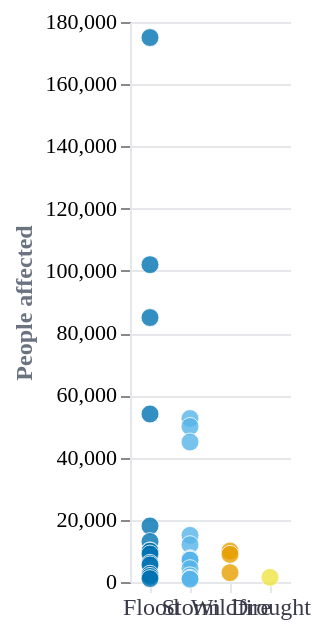

This figure's Vega-Lite source:
### Vega-Lite specification from a JSON file in a GitHub repository (floating-point values rounded to 4 significant figures)
{"$schema": "https://vega.github.io/schema/vega-lite/v5.json", "description": "Strip plot of people affected per disaster event", "width": "container", "height": 280, "data": {"values": [{"disaster_type": "Flood", "year": 2010, "total_affected": 175000, "label": "2010 QLD floods"}, {"disaster_type": "Flood", "year": 2022, "total_affected": 102000, "label": "2022 QLD/NSW floods"}, {"disaster_type": "Flood", "year": 2022, "total_affected": 85000, "label": "2022 floods"}, {"disaster_type": "Flood", "year": 2022, "total_affected": 54000, "label": "2022 floods"}, {"disaster_type": "Storm", "year": 2014, "total_affected": 52539, "label": "2014 storm"}, {"disaster_type": "Storm", "year": 2025, "total_affected": 50000, "label": "2025 storm"}, {"disaster_type": "Storm", "year": 2017, "total_affected": 45000, "label": "TC Debbie"}, {"disaster_type": "Flood", "year": 2021, "total_affected": 18000, "label": "2021 flood"}, {"disaster_type": "Storm", "year": 2009, "total_affected": 15000, "label": "2009 storm"}, {"disaster_type": "Flood", "year": 2012, "total_affected": 13000, "label": "2012 flood"}, {"disaster_type": "Storm", "year": 2008, "total_affected": 12000, "label": "2008 storm"}, {"disaster_type": "Flood", "year": 2010, "total_affected": 10000, "label": "2010 flood"}, {"disaster_type": "Wildfire", "year": 2009, "total_affected": 9954, "label": "Black Saturday"}, {"disaster_type": "Flood", "year": 2019, "total_affected": 9900, "label": "2019 flood"}, {"disaster_type": "Flood", "year": 2009, "total_affected": 9000, "label": "2009 flood"}, {"disaster_type": "Wildfire", "year": 2019, "total_affected": 8883, "label": "Currowan fire"}, {"disaster_type": "Storm", "year": 2013, "total_affected": 7500, "label": "Ex-TC Oswald"}, {"disaster_type": "Storm", "year": 2011, "total_affected": 7300, "label": "TC Yasi"}, {"disaster_type": "Storm", "year": 2006, "total_affected": 7030, "label": "TC Larry"}, {"disaster_type": "Flood", "year": 2022, "total_affected": 6012, "label": "2022 flood"}, {"disaster_type": "Flood", "year": 2021, "total_affected": 5500, "label": "2021 flood"}, {"disaster_type": "Storm", "year": 2020, "total_affected": 4300, "label": "2020 storm"}, {"disaster_type": "Wildfire", "year": 2006, "total_affected": 3000, "label": "2006 wildfire"}, {"disaster_type": "Flood", "year": 2015, "total_affected": 2500, "label": "2015 flood"}, {"disaster_type": "Storm", "year": 2015, "total_affected": 2000, "label": "2015 storm"}, {"disaster_type": "Flood", "year": 2023, "total_affected": 1800, "label": "2023 flood"}, {"disaster_type": "Drought", "year": 2002, "total_affected": 1500, "label": "2002 drought"}, {"disaster_type": "Storm", "year": 2003, "total_affected": 1200, "label": "2003 storm"}, {"disaster_type": "Flood", "year": 2008, "total_affected": 1100, "label": "2008 flood"}, {"disaster_type": "Storm", "year": 2004, "total_affected": 900, "label": "2004 storm"}]}, "mark": {"type": "circle", "filled": true, "opacity": 0.8, "stroke": "#ffffff", "strokeWidth": 0.5, "tooltip": true}, "encoding": {"x": {"field": "disaster_type", "type": "nominal", "title": null, "sort": ["Flood", "Storm", "Wildfire", "Drought", "Extreme temperature"], "axis": {"labelFontSize": 12, "labelFont": "DM Sans", "labelColor": "#3a3a4a", "domainColor": "#e5e7eb", "tickColor": "#e5e7eb", "labelAngle": 0}}, "y": {"field": "total_affected", "type": "quantitative", "title": "People affected", "axis": {"labelFontSize": 11, "labelFont": "DM Sans", "titleFontSize": 12, "titleFont": "DM Sans", "titleColor": "#6b7280", "gridColor": "#e5e7eb", "domainColor": "#e5e7eb"}}, "color": {"field": "disaster_type", "type": "nominal", "scale": {"domain": ["Flood", "Storm", "Wildfire", "Drought", "Extreme temperature"], "range": ["#0072B2", "#56B4E9", "#E69F00", "#F0E442", "#CC79A7"]}, "legend": null}, "size": {"value": 80}, "tooltip": [{"field": "label", "type": "nominal", "title": "Event"}, {"field": "disaster_type", "type": "nominal", "title": "Type"}, {"field": "year", "type": "quantitative", "title": "Year"}, {"field": "total_affected", "type": "quantitative", "title": "People affected"}]}, "view": {"stroke": null}, "background": "transparent", "config": {"font": "DM Sans"}}
